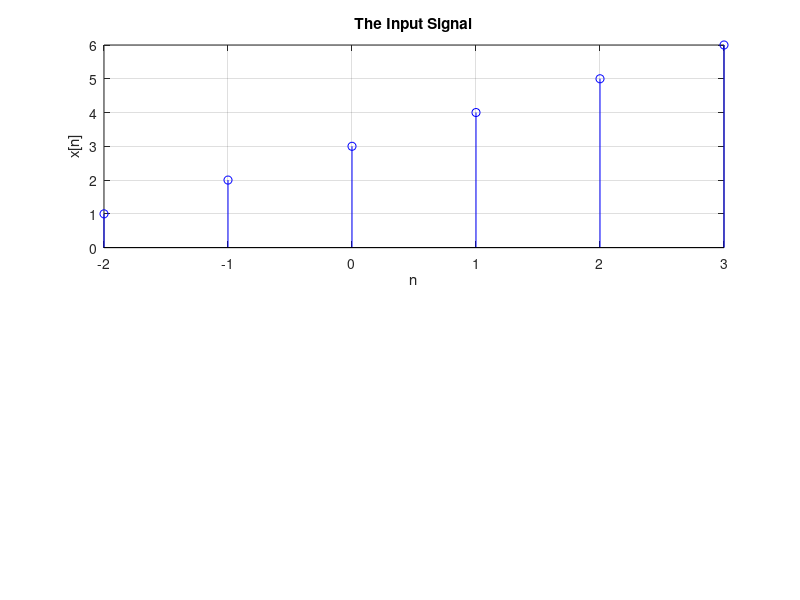

MATLAB code to generate this figure: (Note: this script raises an error after producing the figure.)
clc;
clear all;
close all;
n =-2:3;
x = [1 2 3 4 5 6];
k = input('Enter the value of k :');
subplot(2,1,1);
stem (n,x,'b');
xlabel('n');
ylabel('x[n]');
title('The Input Signal');
grid on;
[y,m]=signalshift(x,n,k);
subplot(2,1,2);
stem(m,y,'r');
xlabel('[n-k]');
ylabel('y[n-k]');
title('The Output Shifted Signal');
grid on;
function [y,m]= signalshift(x,n,k)
    m=n+k;
    y=x;
end